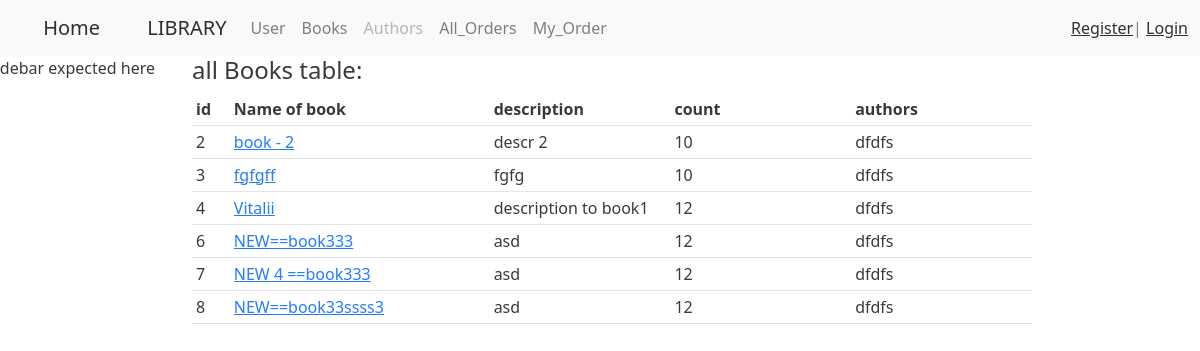
The page /book/ on the database as committed earlier.
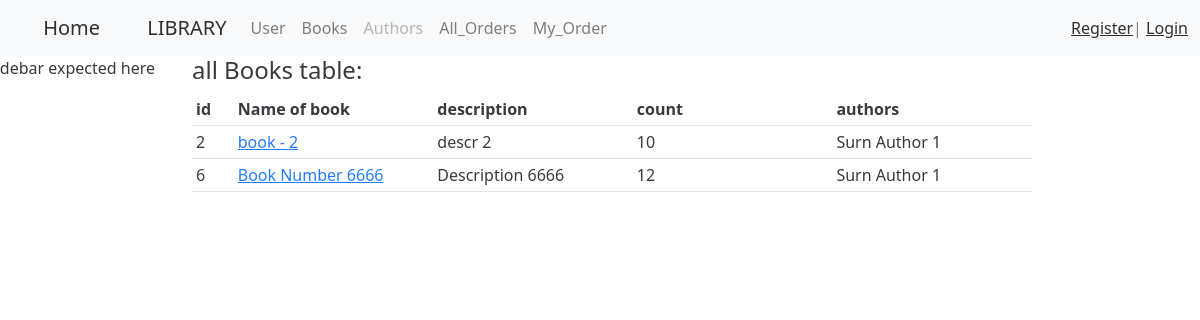
The same page on the database as committed later.
### book/models.py (models this page shows, shortened)
class Book(models.Model):
    name = models.CharField(blank=True, max_length=128, verbose_name='Книги')
    description = models.CharField(blank=True, max_length=256 , verbose_name='Опис')
    count = models.IntegerField(default=10, verbose_name='Кількість')
    id = models.AutoField(primary_key=True)
    authors = models.ManyToManyField(Author, blank=True, verbose_name='Автор')
    class Meta:         # for admin.menu
        verbose_name= 'Книга'
        verbose_name_plural = 'Книги'
    @staticmethod
    def get_all():
        return list(Book.objects.all())

### author/models.py (models this page shows, shortened)
class Author(models.Model):
    name = models.CharField(blank = True, max_length=20, verbose_name="Ім'я")
    surname = models.CharField(blank = True, max_length=20, verbose_name='прізвище')
    patronymic = models.CharField(blank = True, max_length=20, verbose_name='по-батькові')
    id = models.AutoField(primary_key=True)
    class Meta:         # for admin.menu
        verbose_name= 'Автор'
        verbose_name_plural = 'Автори'

### book/views.py (the view)
# urls.py: path('', list_books, name = 'list_books'),
def list_books(request):
    return render(request, 'book/book_list.html', { 'books' : Book.get_all()})

### book/templates/book/book_list.html (shortened to what this page needs)
{% extends 'base.html' %}
{% block sidebar  %}
<p> sidebar expected here</p>
{% endblock %}
{% block content %}
<h4>all Books table:</h4>
<div class="col-md-10">
    <table class="table table-sm table-hover">
        <thead class="border-bottom font-weight-bold">
        <tr>
            <th scope="col" style="width: 20px">id</th>
            <th scope="col" style="width: 110px">Name of book</th>
            <th scope="col" style="width: 110px">description</th>
            <th scope="col" style="width: 110px">count</th>
            <th scope="col" style="width: 110px">authors</th>
        </tr>
        </thead>
        {% for book in books %}
        <tr>
            <td>{{book.id}}</td>
            <td><a href="{% url 'book_detail_url' book.id %}"> {{book.name}} </a></td>
            <td>{{book.description |truncatewords:10}}</td>
            <td>{{book.count}}</td>
            <td>
                {% for item in book.authors.all %}
                    {{ item.surname }}
                {% endfor %}
            </td>
        </tr>
        {% endfor %}
    </table>
</div>
{% endblock %}

Rows that differ between the two databases and show on the page:
removed Book: id "3", name "fgfgff", description "fgfg", count "10", Author (surname "dfdfs")
removed Book: id "4", name "Vitalii", description "description to book1", count "12", Author (surname "dfdfs")
removed Book: id "7", name "NEW 4 ==book333", description "asd", count "12", Author (surname "dfdfs")
removed Book: id "8", name "NEW==book33ssss3", description "asd", count "12", Author (surname "dfdfs")
changed Author: surname "dfdfs" → "Surn Author 1"
changed Book id 6: name "NEW==book333" → "Book Number 6666"; description "asd" → "Description 6666"
